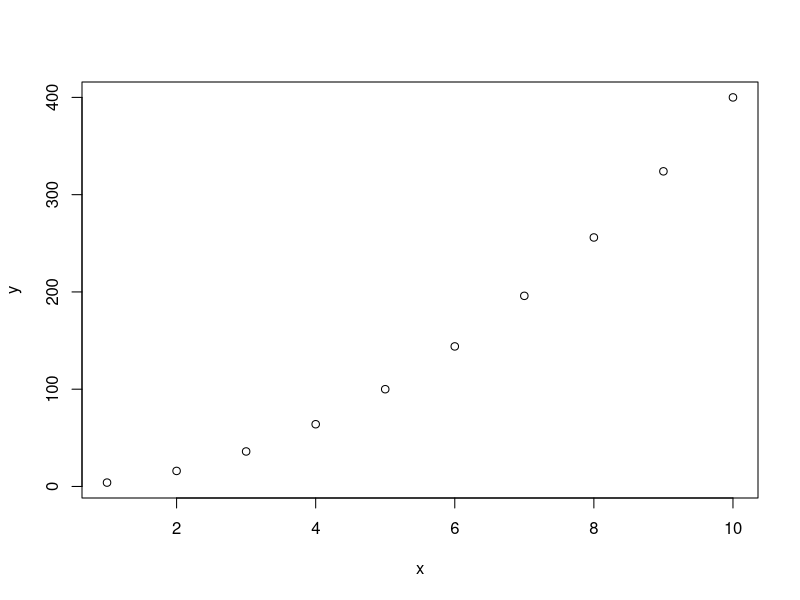
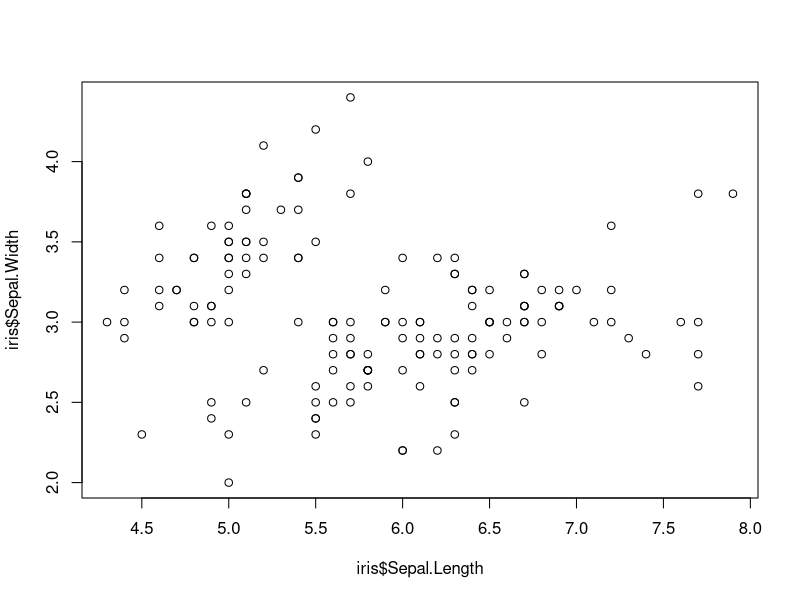
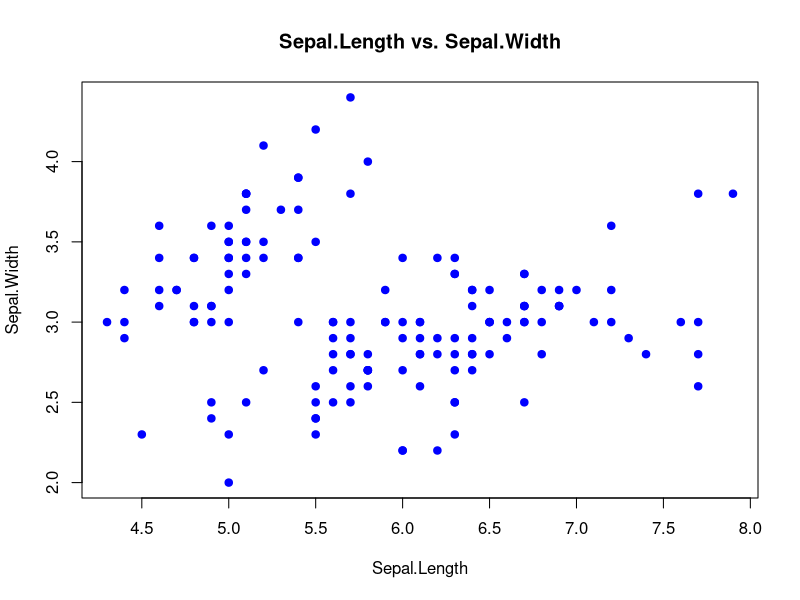
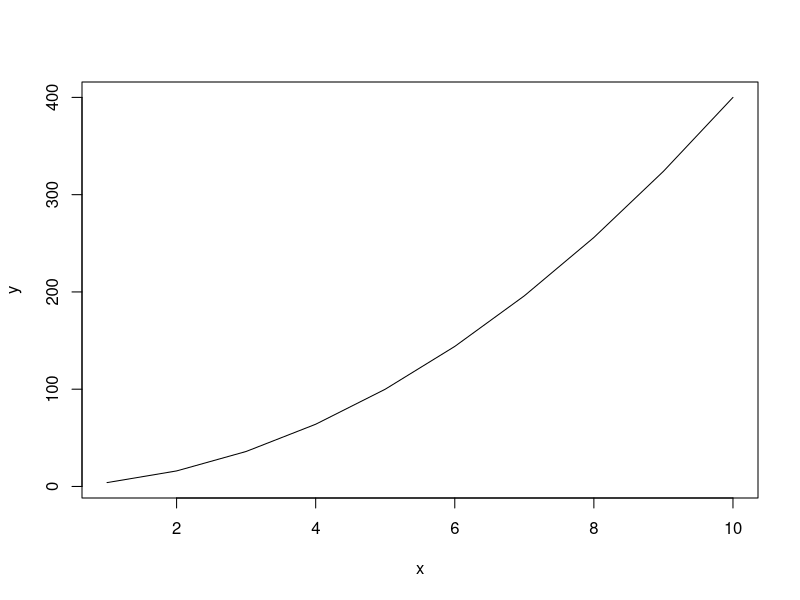
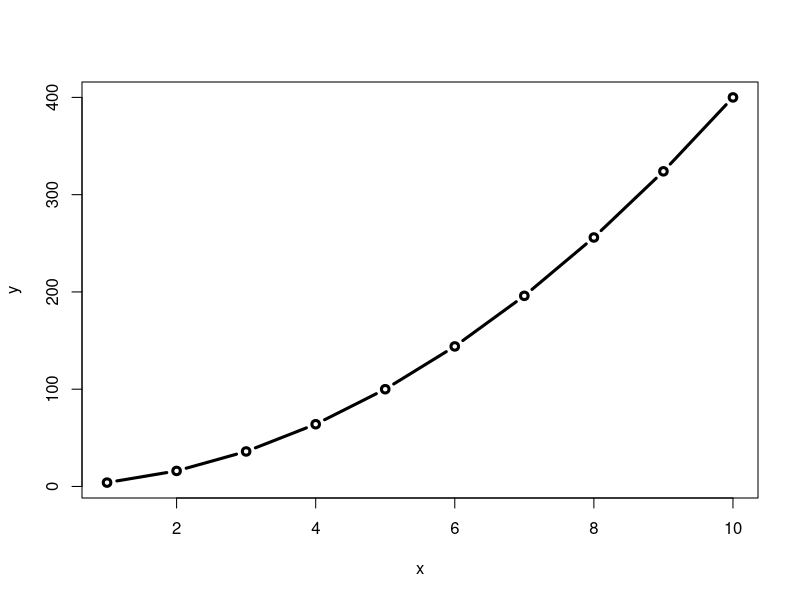
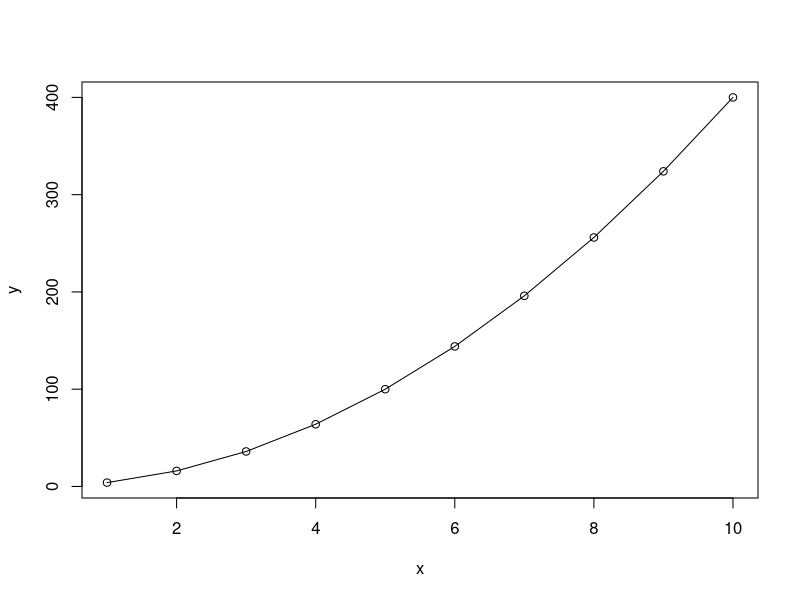
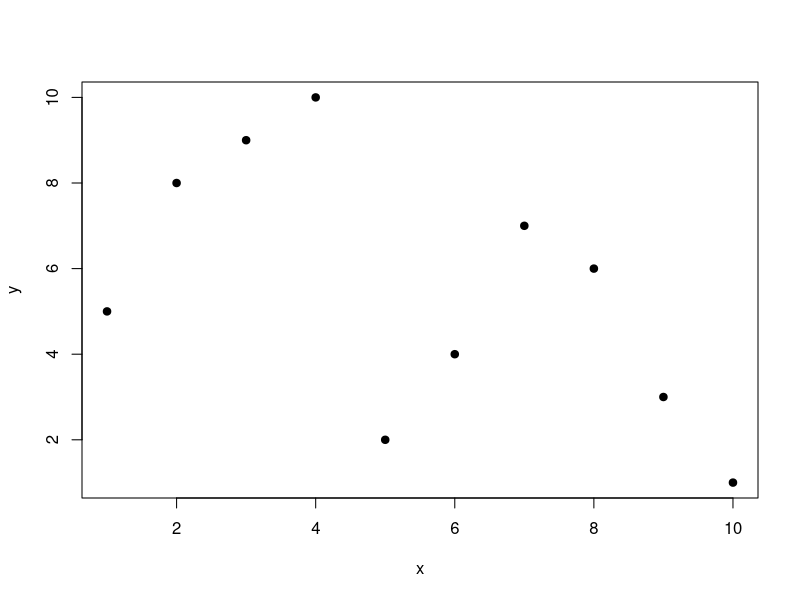
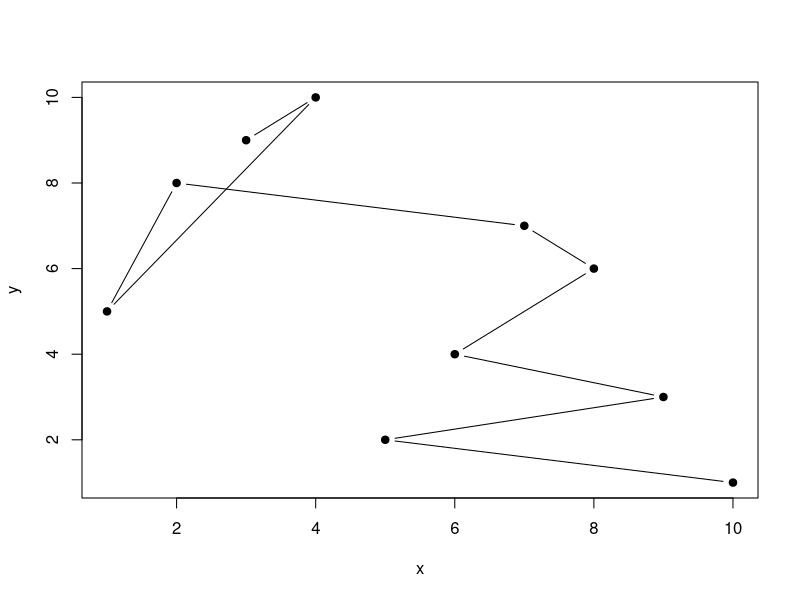

These charts were generated, in order, by the following R code:
## ---- chunk 1
knitr::opts_chunk$set(echo = TRUE, fig.width = 6, fig.height = 5)
## ---- chunk 2
# install.packages('ggplot2')
library(ggplot2)
library(dplyr)
library(tidyr)
## ---- chunk 3
data(iris)
head(iris)
## ---- chunk 4
x = 1:10
y = seq(2,20,2) ^ 2
x
y
## ---- chunk 5
plot(x, y)
## ---- chunk 6
plot(iris$Sepal.Length, iris$Sepal.Width)
## ---- chunk 7
plot(iris$Sepal.Length, iris$Sepal.Width,
     main = "Sepal.Length vs. Sepal.Width", # the title
     xlab = "Sepal.Length", # Label of X-axis
     ylab = "Sepal.Width", # Label of Y-axis 
     col = "blue", # color of plot
     pch = 19, # type of dots - 19 corresponds to the painted (solid) points
     cex = 1, # size of dots
     ) 
## ---- chunk 8
plot(x, y,type = 'l') 
plot(x, y,type = 'b', lwd = 3) # lwd = linewidth
plot(x, y, type = 'o')

## ---- chunk 9
x = c(10,5,9,6,8,7,2,1,4,3)
y = c(1:4, 6:8,5,10,9)

plot(x, y, type = "p", pch=19)
plot(x, y, type = "b",  pch=19)
## ---- chunk 10
# Advanced

# indexes_to_sort = order(x)
# x_sorted = x[indexes_to_sort]
# y_sorted = y[indexes_to_sort]
# plot(x_sorted, y_sorted, type = "b", pch=19)

df = data.frame(x, y) %>% arrange(x)
plot(df$x, df$y,type = "b", pch=19)

## ---- chunk 11
heights = c(Roman = 190, Ann = 172, Charlie = 121) # named vector
barplot(heights)
## ---- chunk 12
barplot(heights, 
        main = "Heights of people", # the title 
        xlab = "Height", # Label of X-axis 
        ylab = "Name", # Label of Y-axis 
        col = "lightblue", # color of inner part of bars
        border = "blue", # color of borders
        horiz = TRUE, # make barplot horizontal
        xlim = c(0,200) # limits of values showd on x-axis
        )
## ---- chunk 13
number_of_species = table(iris$Species)
barplot(number_of_species,
        col = 'violet')
## ---- chunk 14
hist(iris$Sepal.Length, # only x-axis! 
     main = "Sepal.Length distribution", 
     xlab = "Sepal.length", 
     col = "lightgreen", 
     breaks = 8 # number of x-axis splits for frequency calculation in each of the resulting ranges
     )
## ---- chunk 15
hist(iris$Sepal.Length,
     main = "Sepal.Length distribution", 
     xlab = "Sepal.length", 
     col = "lightgreen", 
     breaks = 16) # <---- changed
## ---- chunk 16
boxplot(iris$Sepal.Length, 
        # main = "Sepal.Length", 
        ylab = "",
        xlab = "Sepal.Length", 
        col = "darkviolet",
        horizontal = T)
## ---- chunk 17
boxplot(iris$Sepal.Length ~ iris$Species, 
        main = "Sepal.Length",
        xlab = "Species",
        ylab = "Sepal.Length", 
        col = "darkviolet",
        horizontal = F)
